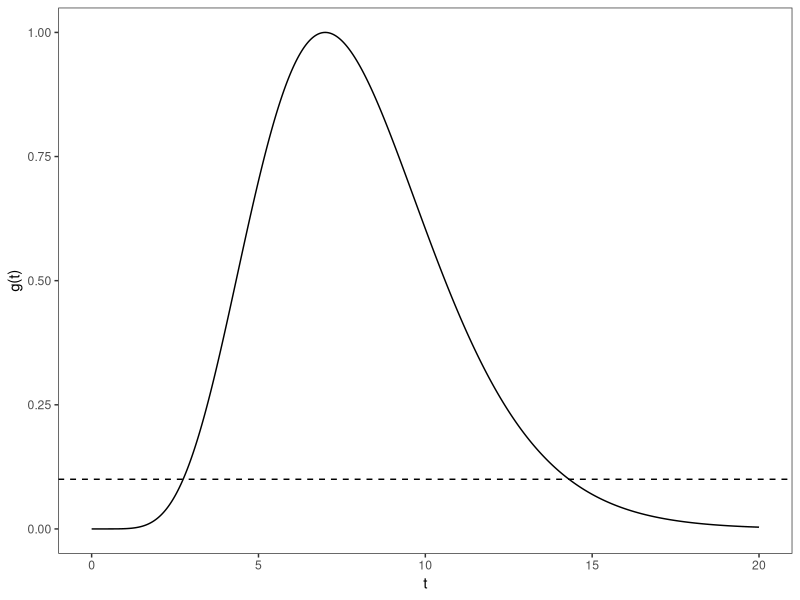
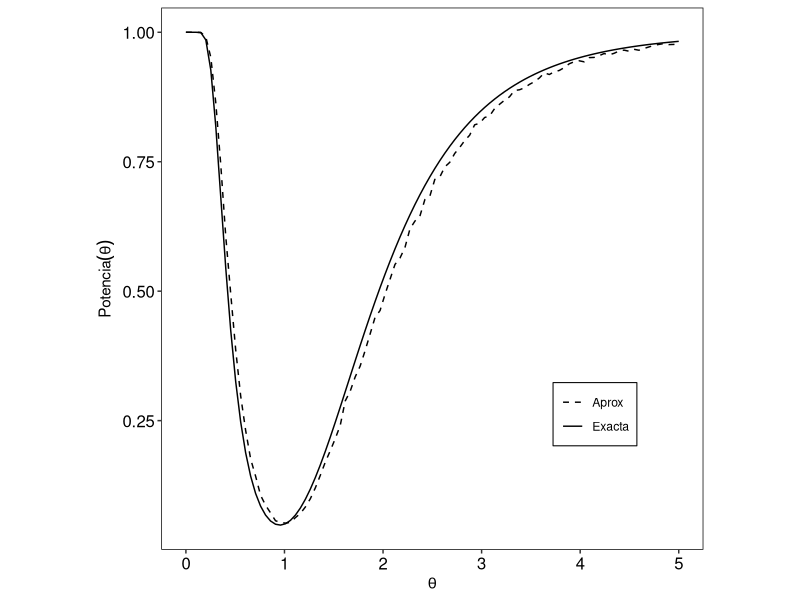

Here is the R script that generated these plots, in order:
## ---- chunk 1
library(ggplot2)
## ---- chunk 2
#| fig-width: 5
#| fig-height: 5
power.exact <- function(theta) {
  p1 <- pchisq(theta0 * qchisq(alpha / 2, 2 * n) / theta, 2 * n)
  p2 <- 1 - pchisq(theta0 * qchisq(1 - alpha / 2, 2 * n) / theta, 2 * n)
  return(p1 + p2)
}
power.approx <- function(theta) {
  M <- 1e4
  pow <- 0 * theta
  for(i in 1:length(theta)) {
    Xbar <- rgamma(M, shape=n, rate=1 / theta[i]) / n
    lrt <- 2 * n * ((Xbar / theta0 - 1) - log(Xbar) + log(theta0))
    pow[i] <- mean(lrt >= qchisq(1-alpha, 1))
  }
  return(pow)
}

Theta <- seq(0, 5, len=100)
n <- 7
theta0 <- 1
alpha <- 0.05

g <- function(t) n**(-n) * t**n * exp(-(t - n))

datag = data.frame(gt = g(seq(0,20,0.001)), t = seq(0,20,0.001))
dataprox = data.frame(pw = power.approx(Theta), Theta = Theta)
dataexact = data.frame(pw = power.exact(Theta), Theta = Theta)

## Grafico nuevo


ggplot(datag) + geom_line(aes(x = t, y = gt)) +
  geom_hline(yintercept = 0.1, linetype = "dashed") +
  xlab("t") + ylab("g(t)") +
    theme_bw() + theme(panel.grid.major = element_blank(),
                    panel.grid.minor = element_blank())
## ---- chunk 3
#| fig-width: 5
#| fig-height: 3
#| fig-cap: "Comparación de potencias"
ggplot() + geom_line(data = dataexact, aes(x = Theta, y = pw, col = "Exacta" , linetype = "Exacta")) +
  geom_line(data = dataprox, aes(x = Theta, y = pw, col = "Aprox", linetype = "Aprox")) +
  scale_color_manual(values= c("Exacta" = "black", "Aprox" = "black"), name = "Site")+
  scale_linetype_manual(values= c("Exacta" = "solid", "Aprox" = "dashed"), name = "Site") +
  xlab(expression(theta)) + ylab(expression(Potencia(theta))) +
    theme_bw() + theme(panel.grid.major = element_blank(),
                    panel.grid.minor = element_blank(),
                    legend.title = element_blank(),
        legend.spacing.y = unit(0, "mm"), legend.position = c(0.80,0.25),
        panel.border = element_rect(colour = "black", fill=NA),
        aspect.ratio = 1, axis.text = element_text(colour = 1, size = 12),
        legend.background = element_blank(),
        legend.box.background = element_rect(colour = "black"))
